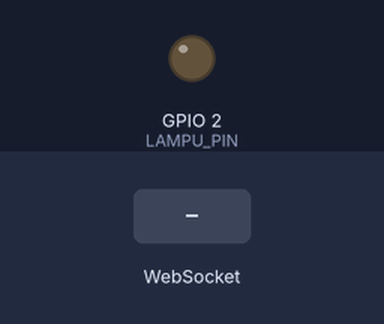
This sketch was run on a simulated ESP32. Parts: output pins drawn as LEDs (lit = HIGH). Inputs (shaded band) come from the test bench. WiFi joins after 1.5 s; servers stay silent unless stated; the local clock reads 2024-03-15 10:24:30 at power-on unless the sketch sets it; what the sketch prints to the serial monitor is not drawn.

Above: at 4.7 s.
4.8 s: WebSocket text "ON" received
At 5.7 s:
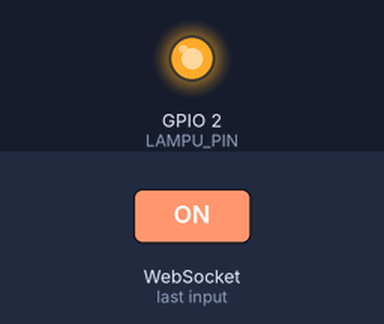
7.8 s: WebSocket text "OFF" received
At 9.2 s:
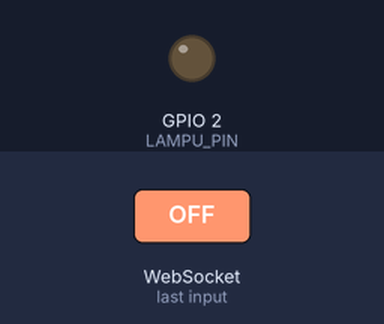
Timing chart, 0 to 10.8 s (numbered marks = the images above; inputs shaded):
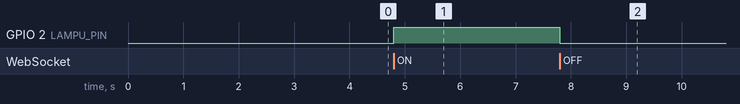

Measured:
- after the input at 4.8 s, GPIO 2 (LAMPU_PIN): LOW → HIGH at once
- after the input at 7.8 s, GPIO 2 (LAMPU_PIN): HIGH → LOW at once

The sketch:

esp32-controlmit.ino
```cpp
#include <WiFi.h>
#include <WebSocketsClient.h>
#include <time.h>

const char* ssid = "NOC";
const char* password = "noc2023!";
const char* websocketServer = "192.168.223.21";  // IP Node-RED
const int websocketPort = 1880;
const char* websocketPath = "/LAMPU";

#define LAMPU_PIN 2  // GPIO2 untuk relay / LED

WebSocketsClient webSocket;

// Jadwal
String jamOn = "";
String jamOff = "";
bool useSchedule = false;

// Status lampu
bool lampuNyala = false;

// Mencegah jadwal retrigger di menit yang sama
String lastTriggered = "";

// Waktu NTP
const char* ntpServer = "pool.ntp.org";
const long gmtOffset_sec = 7 * 3600;
const int daylightOffset_sec = 0;

unsigned long lastCheck = 0;

void setup() {
  Serial.begin(115200);
  pinMode(LAMPU_PIN, OUTPUT);
  digitalWrite(LAMPU_PIN, LOW);

  Serial.println("Menghubungkan ke WiFi...");
  WiFi.begin(ssid, password);
  while (WiFi.status() != WL_CONNECTED) {
    delay(500);
    Serial.print(".");
  }
  Serial.println();
  Serial.print("WiFi Terhubung: ");
  Serial.println(WiFi.localIP());

  configTime(gmtOffset_sec, daylightOffset_sec, ntpServer);
  Serial.println("Sinkronisasi waktu NTP...");
  delay(2000);
  printLocalTime();

  webSocket.begin(websocketServer, websocketPort, websocketPath);
  webSocket.onEvent(webSocketEvent);
  webSocket.setReconnectInterval(5000);

  Serial.println("Menunggu pesan dari Node-RED...");
}

void loop() {
  webSocket.loop();

  if (useSchedule && millis() - lastCheck >= 1000) {
    lastCheck = millis();
    cekJadwal();
  }
}

void webSocketEvent(WStype_t type, uint8_t *payload, size_t length) {
  switch (type) {
    case WStype_DISCONNECTED:
      Serial.println("[WebSocket] Terputus");
      break;
    case WStype_CONNECTED:
      Serial.println("[WebSocket] Terhubung ke Node-RED");
      break;
    case WStype_TEXT:
      handleMessage((char*)payload);
      break;
  }
}

void handleMessage(String msg) {
  msg.trim();
  msg.toUpperCase();
  Serial.print("Pesan diterima: ");
  Serial.println(msg);

  // Format: SCHEDULE:HH:MM,HH:MM
  if (msg.startsWith("SCHEDULE:")) {
    String data = msg.substring(9);
    int commaIndex = data.indexOf(',');
    if (commaIndex != -1) {
      jamOn = data.substring(0, commaIndex);
      jamOff = data.substring(commaIndex + 1);
      jamOn.trim();
      jamOff.trim();
      useSchedule = true;
      lastTriggered = ""; // reset jadwal
      Serial.println("Mode: Schedule aktif");
      Serial.print("Jam ON : "); Serial.println(jamOn);
      Serial.print("Jam OFF: "); Serial.println(jamOff);
      return;
    }
  }

  // Manual ON/OFF — tetap bisa di tengah schedule
  if (msg == "ON") {
    nyalakanLampu(true, "Manual");
  }
  else if (msg == "OFF") {
    nyalakanLampu(false, "Manual");
  }
  else {
    Serial.println("Pesan tidak dikenali");
  }
}

void cekJadwal() {
  String waktu = getCurrentTime();

  // Jalankan hanya jika waktu berganti menit (hindari spam)
  if (waktu == lastTriggered) return;

  if (waktu == jamOn) {
    nyalakanLampu(true, "Schedule");
    lastTriggered = waktu;
  }
  else if (waktu == jamOff) {
    nyalakanLampu(false, "Schedule");
    lastTriggered = waktu;
  }
}

void nyalakanLampu(bool nyala, String sumber) {
  digitalWrite(LAMPU_PIN, nyala ? HIGH : LOW);
  lampuNyala = nyala;
  Serial.print("Lampu ");
  Serial.print(sumber);
  Serial.print(": ");
  Serial.println(nyala ? "ON" : "OFF");
}

String getCurrentTime() {
  struct tm timeinfo;
  if (!getLocalTime(&timeinfo)) {
    return "";
  }
  char buffer[6];
  sprintf(buffer, "%02d:%02d", timeinfo.tm_hour, timeinfo.tm_min);
  return String(buffer);
}

void printLocalTime() {
  struct tm timeinfo;
  if (getLocalTime(&timeinfo)) {
    Serial.printf("Waktu sekarang: %02d:%02d:%02d\n", timeinfo.tm_hour, timeinfo.tm_min, timeinfo.tm_sec);
  }
}
```
